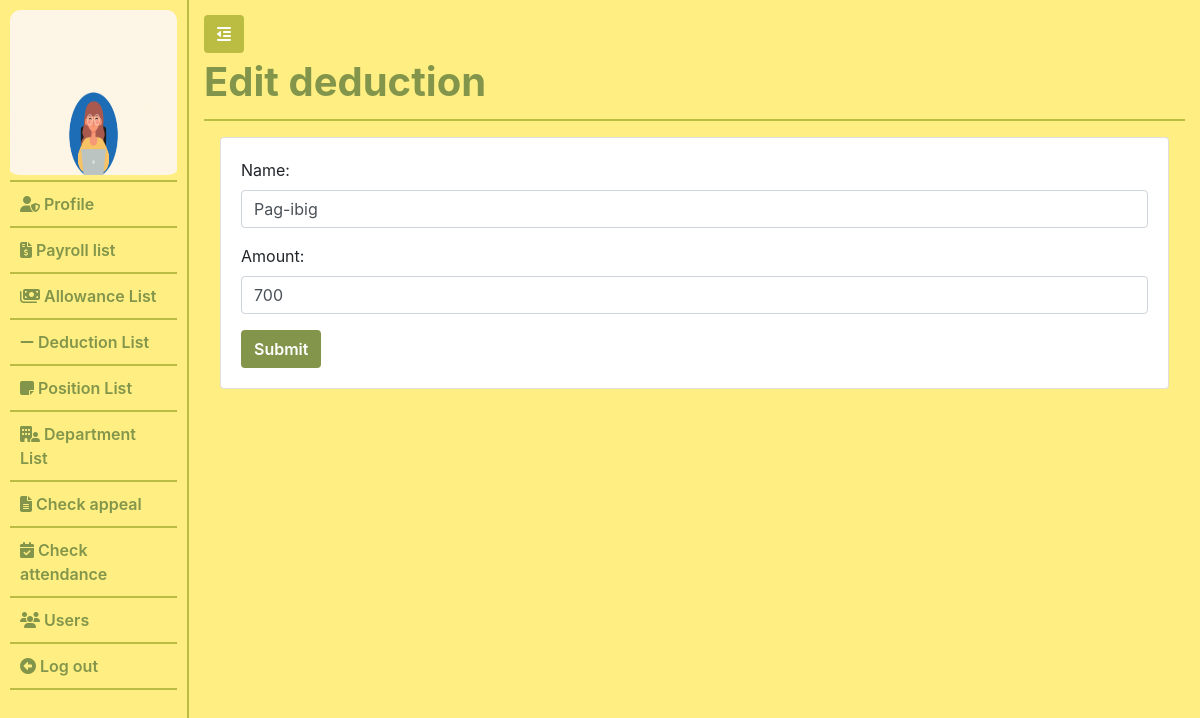
Page /admin/admin_edit_deduction.php?dId=1 (signed in) on the committed database.
### tables this page shows
CREATE TABLE `users` (
  `id` int(11) NOT NULL,
  `username` varchar(255) NOT NULL,
  `password` varchar(255) NOT NULL,
  `first_name` varchar(64) NOT NULL,
  `last_name` varchar(64) NOT NULL,
  `user_role` varchar(255) NOT NULL,
  `user_image` varchar(255) DEFAULT NULL,
  `qr_code` varchar(255) NOT NULL,
  `qrcode_path` text NOT NULL,
  `position_id` int(11) NOT NULL
);

CREATE TABLE `deduction` (
  `id` int(11) NOT NULL,
  `name` varchar(255) NOT NULL,
  `amount` int(11) NOT NULL
);

### common/classes/Session_user.php (called while the page is built, shortened)
<?php
    Class Session{
        private $id;
        public function get_user_id(){
            return $this->id;
        }
        public function check_if_logged_in(){
            if(isset($_SESSION['id']) && isset($_SESSION['user_role'])){
                $this->id = $_SESSION['id'];
            }else{
                unset($this->id);
                unset($this->user_role);
                $this->logged_in = false;
            }
        }
    }
    $session = new Session();

### common/classes/Database.php (called while the page is built, shortened)
<?php
    class Database{
        private $connection;
        public $servername = "localhost";
        public $user = "root";
        public $password = "";
        public $database_name = "ams_with_qrcode";
        public function connect_database(){
            $db = new mysqli($this->servername, $this->user, $this->password, $this->database_name);
            $this->connection = $db;
        }
        public function query($sql){
            $result =  $this->connection->query($sql);
            return $result;
        }
    }
    $database = new Database();
?>

### common/classes/DB_object.php (called while the page is built, shortened)
<?php
    class DB_object{
        protected static $db_name = "users";
        public static function find_by_id( $id){
            $result = static::find_by_query("SELECT * FROM " . static::$db_name . " WHERE id = $id");
            return (!empty($result)) ? array_shift($result) : false;
        }
        public static function find_by_query($sql){
            global $database;
            $result_query = $database->query($sql);
            $the_object_array = [];
            while($row = mysqli_fetch_assoc($result_query)){
                $the_object_array[] = static::instantiation($row);
            }
            return $the_object_array;
        }
        public static function instantiation($row){
            $called_object = new $get_called_class;
            foreach($row as $attribute => $value){
                if($called_object->has_attribute($attribute)){
                    $called_object->$attribute = $value;
                }
            }
            return $called_object;
        }
        public function has_attribute($attribute){
            $object_properties = get_object_vars($this);
            return array_key_exists($attribute, $object_properties);
        }
    }
?>

### common/classes/User.php (called while the page is built, shortened)
<?php
    class User extends DB_object{
        public $user_image;
        private $upload_directory = "..".DS."admin".DS.'images';
        private $img_placeholder = "https://place-hold.it/128x128?text=User+image";
        public function display_user_photo(){
            return (empty($this->user_image)) ? $this->img_placeholder : $this->upload_directory.DS.$this->user_image;
        }
    }
?>

### admin/includes/function.php (called while the page is built, shortened)
<?php
    function validate_input($data){
        $data = trim($data);
        $data = stripslashes($data);
        $data = htmlentities($data);
        return $data;
    }

### admin/admin_edit_deduction.php (the view, shortened to what this page needs)
<?php require_once "includes/header.php" ?>
<?php
    if(empty($_GET['dId']) || !isset($_GET['dId']) ){
        die();
    }else{
        $deduction_id = validate_input($_GET['dId']);
        $deduction_to_edit = Deduction::find_by_id($deduction_id);
    }
?>
                <?php require_once "includes/side-nav.php" ?>
                <div class="page-wrapper">
                    <button class="btn toggle-icon">
                        <span> <i class="fas fa-outdent"></i> </span>
                    </button>
                    <div class="page-header">
                        <h1 class="">Edit deduction</h1>
                    </div>
                        <div class="row p-3">
                            <div class="col-lg-12">
                            <div class="card">
                                    <div class="card-body">
                                        <div class="row">
                                            <div class="col-lg-12">
                                                <form action="" method="post" enctype="multipart/form-data">
                                                    <div class="form-group">
                                                        <label for="">Name:</label>
                                                        <input id="" class="form-control" type="text" name="name"  value="<?= $deduction_to_edit->name ?>" >
                                                    </div>
                                                    <div class="form-group">
                                                        <label for="">Amount:</label>
                                                        <input id="" class="form-control" type="number" name="amount"  value="<?= $deduction_to_edit->amount ?>" >
                                                    </div>
                                                    <input type="submit" name='submit_deduction' value="Submit" class="btn update_user_btn">
                                                    </form>
                                            </div>
                                        </div>
                                    </div>
                                </div>
                            </div>
                        </div>
                </div>
        <?php require_once "includes/footer.php" ?>

### admin/includes/side-nav.php
<div id="my-nav" class="side-nav">
                        <ul class="navbar-nav flex-column vertical-nav">
                            <div class="user-image-container">
                                <img src="<?= $user->display_user_photo() ?>" alt="" id="user_image">
                            </div>
                                <li class="nav-item ">
                                    <a class="nav-link" href="profile.php"> <i class="fas fa-user-shield"></i> Profile</a>
                                </li>
                                <li class="nav-item">
                                    <a class="nav-link " href="payroll.php" > <i class="fas fa-file-invoice-dollar"></i> Payroll list</a>
                                </li>
                                <li class="nav-item">
                                    <a class="nav-link " href="allowance.php" > <i class="fas fa-money-bills"></i> Allowance List</a>
                                </li>
                                <li class="nav-item">
                                    <a class="nav-link " href="admin_deduction.php" > <i class="fas fa-minus"></i> Deduction List</a>
                                </li>
                                <li class="nav-item">
                                    <a class="nav-link " href="position_list.php" > <i class="fas fa-note-sticky"></i> Position List</a>
                                </li>
                                <li class="nav-item">
                                    <a class="nav-link " href="admin_department.php" > <i class="fas fa-building-user"></i> Department List</a>
                                </li>
                                <li class="nav-item">
                                    <a class="nav-link " href="admin_appeal.php" > <i class="fas fa-file-lines"></i> Check appeal</a>
                                </li>
                                <li class="nav-item">
                                    <a class="nav-link " href="check_attendance.php" > <i class="fas fa-calendar-check"></i> Check attendance</a>
                                </li>
                                <li class="nav-item">
                                    <a class="nav-link " href="users.php" > <i class="fas fa-users"></i> Users</a>
                                </li>
                            <li class="nav-item">
                                <a class="nav-link " href="logout.php" > <i class="fas fa-arrow-alt-circle-left"></i> Log out</a>
                            </li>
                        </ul>
                </div>

### admin/css/style.css (style rules this page uses)
* { box-sizing: border-box; }
body,html { height: 100%; width: 100%; }
.side-nav { width: 225px; background-color: #FFEF82; padding-top: 10px; border-right: 2px solid #BABD42; }
.user-image-container { border-bottom: 2px solid #BABD42; }
#user_image { border-radius: 10px; height: 170px; width: 100%; padding-bottom: 5px; }
.side-nav ul { padding: 0px 10px; height: 100vh; }
.side-nav .nav-item .nav-link { border-bottom: 2px solid #BABD42; color: #82954B; font-weight: 600; padding: 10px; }
.page-wrapper { padding: 15px; width: 100%; background-color: #FFEF82; }
.toggle-icon { background-color: #BABD42; color: #fff; }
.page-header { padding: 5px 0; border-bottom: 2px solid #BABD42; }
.page-header h1, .title-page { color:#82954B; font-weight: 700; }
.export_btn, .update_user_btn, .attendance_action_btn, .session_message, .report_btn, .add_user_btn, .add_appeal_btn, .add_deduction_btn, .add_allowance_btn, .add_salary_btn { background-color: #82954B; color: #fff; font-weight: 600; }

### rows in the picture
users: user_image (picture)
deduction: name "Pag-ibig", amount "700"
